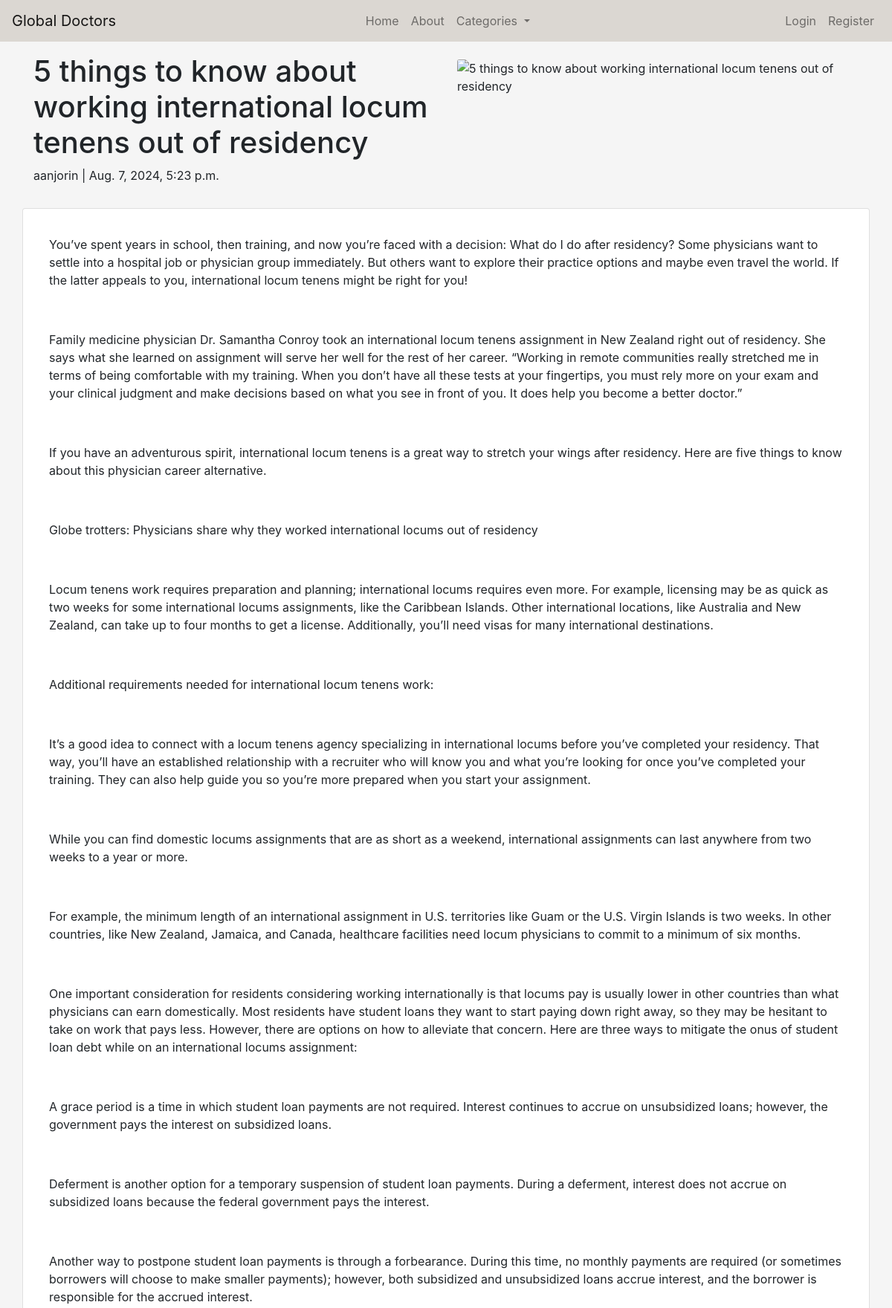
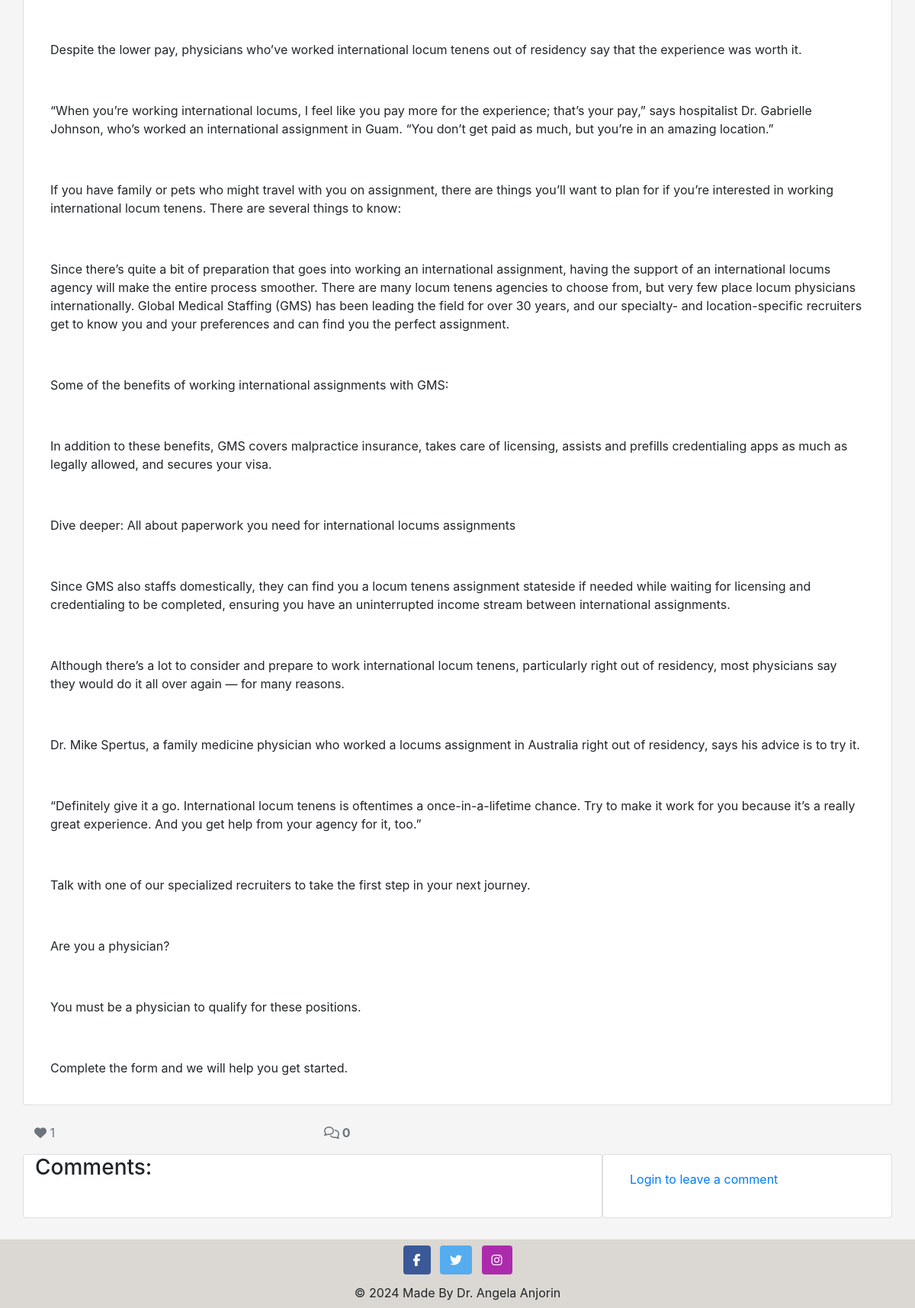
Screenshot of /5-things-to-know-about-working-international-locum-tenens-out-of-residency/ with the database file from the repository (2 pictures, top to bottom).
### blog/models.py (models this page shows, shortened)
class Post(models.Model):
    title = models.CharField(max_length=200, unique=True)
    category = models.ForeignKey(Category, on_delete=models.PROTECT, default=4)
    slug = models.SlugField(max_length=200, unique=True)
    author = models.ForeignKey(
    CustomUser, on_delete=models.CASCADE, related_name="blog_posts")
    featured_image = CloudinaryField('image', default='placeholder')
    content = models.TextField()
    created_on = models.DateTimeField(auto_now_add=True)
    status = models.IntegerField(choices=STATUS, default=0)
    updated_on = models.DateTimeField(auto_now=True)
    likes = models.ManyToManyField(
        CustomUser, related_name='post_like', blank=True)
    class Meta:
        ordering = ["-created_on"]
    def number_of_likes(self):
        return self.likes.count()

### accounts/models.py (models this page shows)
class CustomUser(AbstractUser):
    pass

### blog/views.py (the view, shortened to what this page needs)
# urls.py: path('<slug:slug>/', views.post_detail.as_view(), name='post_detail'),
class post_detail(View):
    def get (self, request, slug, *args, **kwargs):
        queryset = Post.objects.filter(status=1)
        post = get_object_or_404(queryset, slug=slug)
        comments = post.comments.all().order_by("-created_on")
        comment_count = post.comments.filter(approved=True).count()
        liked = False
        if post.likes.filter(id=self.request.user.id).exists():
            liked = True
        return render(
            request,
            "blog/post_detail.html",
            {
                "post": post,
                "comments": comments,
                "liked": liked,
                "comment_form": CommentForm(),
            },
        )

### blog/templates/blog/post_detail.html (shortened to what this page needs)
{% extends 'base.html' %} {% block content %}
{% load static %}
{% load crispy_forms_tags %}
<div class="masthead">
    <div class="container">
        <div class="row g-0">
            <div class="col-md-6 masthead-text">
                <h1 class="post-title">{{ post.title }}</h1>
                <p class="post-subtitle">{{ post.author }} | {{ post.created_on }}</p>
            </div>
            <div class="d-none d-md-block col-md-6 mt-2 masthead-image scale">
              {% if "placeholder" in post.featured_image.url %}
              <img class="card-img-top" src="{% static 'images/default.jpg' %}"
                alt="placeholder image">
              {% else %}
              <img class="card-img-top" src=" {{ post.featured_image.url }}"
                alt="{{ post.title }}">
              {% endif %}
          </div>
        </div>
    </div>
</div>
<div class="container">
    <div class="row">
        <div class="col card mb-4  mt-3 left  top">
            <div class="card-body">
                <p class="card-text">
                    {{ post.content | safe }}
                </p>
            </div>
        </div>
    </div>
      <div class="row">
        <div class="col-4">
            <div class="d-flex flex-row flex-md-column">
                <div>
                  {% if user.is_authenticated %}
                  <form class="d-inline" action="{% url 'post_like' post.slug %}" method="POST">
                      {% csrf_token %}
                      {% if liked %}
                      <button type="submit" class="post_like" name="blogpost_id" value="{{ post.slug }}">
                          <span class="text-secondary text-muted"><i class="fas fa-heart"></i>
                            {{ post.number_of_likes }}</span>
                      </button>
                      {% else %}
                      <button type="submit" class="post_like" name="blogpost_id" value="{{ post.slug }}">
                          <span class="text-secondary text-muted"><i class="fas fa-heart"></i>
                            {{ post.number_of_likes }}</span>
                          {% endif %}
                  </form>
                  {% else %}
                    <span class="text-secondary text-muted "><i class="fas fa-heart"></i>
                      {{ post.number_of_likes }}</span>
                  {% endif %}
                </div>
            </div>
        </div>
        <div class="col-4">
          {% with comments.count as total_comments %}
          <strong class="text-secondary text-muted"><i class="far fa-comments"></i>
              {{ total_comments }}</strong>
          {% endwith %}
        </div>
      </div>
  <div class="row">
    <div class="col-md-8 card mb-4  mt-3 ">
      <h3>Comments:</h3>
      <div class="card-body">
      </div>
    </div>
    <div class="col-md-4 card mb-4 mt-3">
      <div class="card-body">
        {% if user.is_authenticated %}
        <h3>Leave a comment:</h3>
        <p>Posting as: {{ user.username }}</p>
        <form id="commentForm" method="post"
          style="margin-top: 1.3em;">
          {{ comment_form | crispy }}
          {% csrf_token %}
          <button id="submitButton" type="submit"
            class="btn btn-signup btn-lg">Submit</button>
        </form>
        {% else %}
        <a class="link" href="{{ login_url }}">Login to leave a comment</a>
        {% endif %}
      </div>
    </div>
  </div>
</div>
{% endblock content %}

### templates/base.html (shortened to what this page needs)
{% load static %}
{% url 'home' as home_url %}
{% url 'about' as about_url %}
{% url 'account_login' as login_url %}
{% url 'account_signup' as signup_url %}
{% url 'account_logout' as logout_url %}
<!DOCTYPE html>
<html lang="en">
<head>
    <link rel="stylesheet" href="https://cdn.jsdelivr.net/npm/bootstrap@4.3.1/dist/css/bootstrap.min.css"
>
    <link rel="stylesheet" href="{% static 'css/style.css' %}">
</head>
<body class="d-flex flex-column min-vh-100">
    <nav class="navbar navbar-expand-md navbar-light fixed-top mb-auto" style="background-color: #dbd7d2;">
        <a class="navbar-brand mr-auto" href="{% url 'home' %}">Global Doctors</a>
        <div class="collapse navbar-collapse" id="navbarNavAltMarkup">
          <ul class="navbar-nav ml-auto">
            <li class="nav-item">
              <a class="nav-link {% if request.path == home_url %}active{% endif %}" aria-current="page" href="{% url 'home' %}">Home</a>
            </li>
            <li class="nav-item">
              <a class="nav-link {% if request.path == about_url %}active{% endif %}" aria-current="page" href="">About</a>
            </li>
            <li class="nav-item dropdown">
                <a class="nav-link dropdown-toggle" href="#" id="navbarDropdownMenuLink" role="button" data-toggle="dropdown" aria-expanded="false">
                  Categories
                </a>
            </li>
          </ul>
          <ul class="navbar-nav ml-auto">
            {% if user.is_authenticated %}
            <li class="nav-item">
              <a class="nav-link {% if request.path == logout_url %}active{% endif %}" href="{% url 'account_logout' %}">Logout</a>
            </li>
            {% else %}
            <li class="nav-item">
              <a class="nav-link {% if request.path == login_url %}active{% endif %}" href="{% url 'account_login' %}">Login</a>
            </li>
            <li class="nav-item">
              <a class="nav-link {% if request.path == signup_url %}active{% endif %}" href="{% url 'account_signup' %}">Register</a>
            </li>
            {% endif %}
          </ul>
        </div>
      </nav>
    <main class="flex-shrink-0 main-bg mb-auto mt-3">
      {% if user.is_authenticated %}
      <p class="text-end mt-3">You are logged in as {{ user }}</p>
      {% else %}
      <p class="text-end mt-3">You are not logged in</p>
      {% endif %}
      {% block content %}{% endblock content %}
    </main>
    <footer class="bg-body-tertiary text-center mt-auto" style="background-color: transparent;">
      <div class="container-fluid p-1 mt-1" style="background-color: #dbd7d2;">
        <div class="mb-1">
          <a class="btn text-white btn-floating m-1" style="background-color: #3b5998;" href="https://facebook.com" target="_blank" role="button"><i class="fab fa-facebook-f"></i></a>
          <a class="btn text-white btn-floating m-1" style="background-color: #55acee;" href="https://twitter.com" target="_blank" role="button"><i class="fab fa-twitter"></i></a>
          <a class="btn text-white btn-floating m-1" style="background-color: #ac2bac;" href="https://instagram.com" target="_blank" role="button"><i class="fab fa-instagram"></i></a>
        </div>
        <div class="text-center p-1">
        © 2024 Made By  Dr. Angela Anjorin
        </div>
      </div>
    </footer>
</body>
</html>

### static/css/style.css (style rules this page uses)
body { background-color: whitesmoke; }
.scale { width: 100%; height: auto; }

### rows the page displays
Post: title "5 things to know about working international locum tenens out of residency", author "aanjorin", created_on "Aug. 7, 2024, 5:23 p.m.", content "You’ve spent years in school, then training, and now you’re faced with a decision: What do I do after residency? Some physicians want to settle into a hospital job or physician group immediately. But others want to explore their practice options and maybe even travel the world. If the latter appeals to you, international locum tenens might be right for you! Family medicine physician Dr. Samantha Conroy took an international locum tenens assignment in New Zealand right out of residency. She says what she learned on assignment will serve her well for the rest of her career. “Working in remote communities really stretched me in terms of being comfortable with my training. When you don’t have…", number_of_likes "1"

### other values shown
{{ total_comments }} "0"
